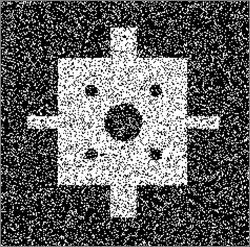
#> input picture data/withHolesHarder.pgm, 250 x 247 px, found by its file name
$ python segmentation_tv.py
#> lines starting #> are read from the running program, lines starting #| are printed output that depends on the picture; after the words box and inside, x2 and y2 are one past the last pixel; in counts of white or black regions, pixels touching at a corner belong together
import cv2
import matplotlib.pyplot as plot
import numpy as np
import os
import time


def primal_dual(original_img):
    original_shape = original_img.shape
    x, y = original_shape
    dual_var = np.ones((x, y, 2))
    x_half = int(x / 2)
    segmented_img = np.vstack((np.ones((x_half, y)), np.zeros((x - x_half, y))))
    weight = 1
    sigma = 0.25
    theta = 1
    tau = 0.1
    nu = 0.09
    iterations = 1000
    energy_map = {}
    for k in range(iterations):
        grad_x = np.hstack((segmented_img[:, 1:], segmented_img[:, -2:-1])) - segmented_img
        grad_y = np.vstack((segmented_img[1:, :], segmented_img[-2:-1, :])) - segmented_img
        gradient = np.dstack((grad_x, grad_y))
        if k == 0:
            dual_var = gradient
        dual_var += sigma * weight * gradient
        dual_var[:, :, 0] = dual_var[:, :, 0] / np.maximum(np.ones(original_shape), np.sqrt(
            np.square(dual_var[:, :, 0]) + np.square(dual_var[:, :, 1])) / nu)
        dual_var[:, :, 1] = dual_var[:, :, 1] / np.maximum(np.ones(original_shape), np.sqrt(
            np.square(dual_var[:, :, 0]) + np.square(dual_var[:, :, 1])) / nu)
        grad_x_dual = weight * (np.hstack((dual_var[:, 1:, 0], np.zeros((x, 1)))) - np.hstack(
            (np.zeros((x, 1)), dual_var[:, :-1, 0])))
        grad_y_dual = weight * (np.vstack((dual_var[1:, :, 1], np.zeros((1, y)))) - np.vstack(
            (np.zeros((1, y)), dual_var[:-1, :, 1])))
        divergence_dual_var = grad_x_dual + grad_y_dual
        mean_segmented = np.mean(segmented_img)
        mu_1 = np.argwhere(segmented_img > mean_segmented).mean(0).astype(int)
        mu_2 = np.argwhere(segmented_img < mean_segmented).mean(0).astype(int)
        psi = (original_img - original_img[mu_1[0], mu_1[1]]) ** 2 - (
                    original_img - original_img[mu_2[0], mu_2[1]]) ** 2
        new_segmented_img = segmented_img - (tau * (psi/nu - divergence_dual_var))
        new_segmented_img = segmented_img + (theta * (new_segmented_img - segmented_img))
        energy = np.multiply(psi, new_segmented_img) + nu * weight * np.sqrt(
            np.square(gradient[:, :, 0]) + np.square(gradient[:, :, 1]))
        energy_map[energy.sum()] = new_segmented_img
        segmented_img = new_segmented_img
    plot.plot(list(range(len(energy_map))), list(energy_map.keys()))
    plot.show()
    return energy_map[min(energy_map)]


images = ["withHolesHarder.pgm"]
root_directory = "data/segmentation"
for image in images:
    tick = time.time()
    img_path = os.path.join(root_directory, image)
    img = cv2.imread(img_path, cv2.IMREAD_GRAYSCALE)
#> img is the input picture: shape (247, 250); min 0, max 255, mean 96.9
    original_img = img.copy()
    img = img/255.0
    shape = img.shape
#> shape = (247, 250)
    processed_img = primal_dual(img)
#> the loop in primal_dual, `for k in range(iterations):` made 1000 passes
#> (mean_segmented, mu_1, mu_2) on passes 2 to 4: (0.849, [96, 124], [152, 123]), (0.849, [96, 125], [153, 123]), (0.849, [96, 125], [153, 123])
#> pass 1, in primal_dual, `new_segmented_img = segmented_img - (tau * (psi/nu - divergence_dual_v..`:
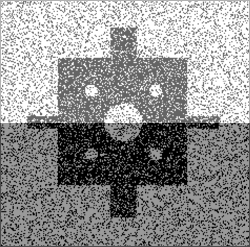
#> new_segmented_img: shape (247, 250) float64; min -0.595, max 1.93, mean 0.849; drawn with min black and max white
#> pass 1, in primal_dual, `energy = np.multiply(psi, new_segmented_img) + nu * weight * np.sqrt( ..`:
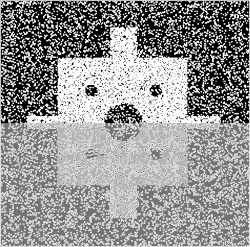
#> energy: shape (247, 250) float64; min -1.62, max 0.233, mean -0.543; drawn with min black and max white
#> pass 2, in primal_dual, `grad_x = np.hstack((segmented_img[:, 1:], segmented_img[:, -2:-1])) - ..`:
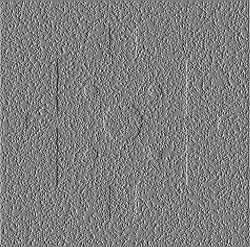
#> grad_x: shape (247, 250) float64; min -1.51, max 1.53, mean 0.00169; drawn with min black and max white
#> after the loop in primal_dual, `for k in range(iterations):`:
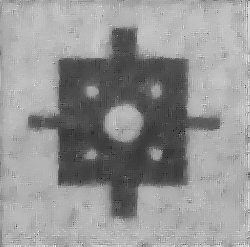
#> new_segmented_img: shape (247, 250) float64; min 13.85, max 40.66, mean 29.5; drawn with min black and max white
#> after the loop in primal_dual, `for k in range(iterations):`: energy_map = 1000 items
#> in primal_dual, `plot.show()`:
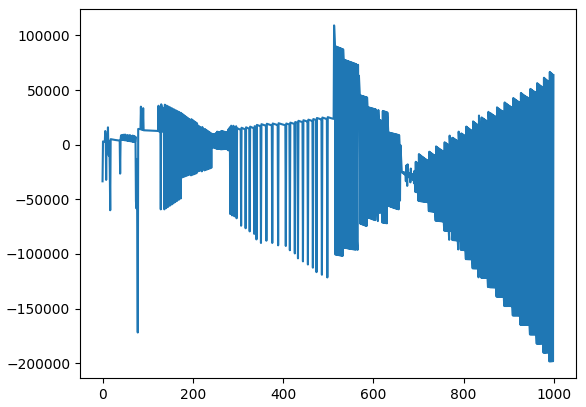
#> figure drawn by matplotlib, 1 panel; curve peaks at x = 513, y = 109098.5
    mean = np.mean(processed_img)
#> mean = 29.38
    processed_img[processed_img > mean] = 255
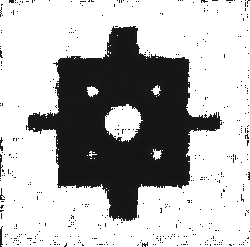
#> processed_img: shape (247, 250) float64; min 13.26, max 255, mean 181.9
    processed_img[processed_img != 255] = 0
#> processed_img: shape (247, 250) float64; 68.5% white; 421 black regions (416 under 20 px), largest, box (x1, y1, x2, y2) and area: (26, 26, 222, 221) 18582, (0, 226, 3, 247) 39, (0, 154, 3, 177) 32, (0, 137, 3, 151) 26, (0, 188, 5, 200) 22
    target_img_path = os.path.join(root_directory, "tv_primal_dual_" + os.path.splitext(image)[0] + ".jpg")
    juxtaposed_img = np.hstack((original_img, processed_img))
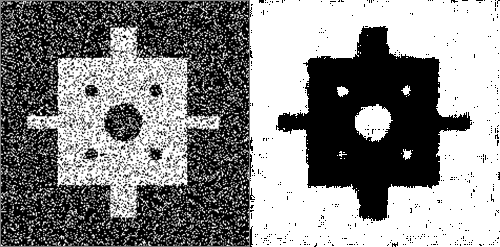
#> juxtaposed_img: shape (247, 500) float64; min 0, max 255, mean 135.8
    cv2.imwrite(target_img_path, juxtaposed_img)
    tock = time.time()
    print("Total time elapsed %f for %s" % (tock - tick, image))
#
